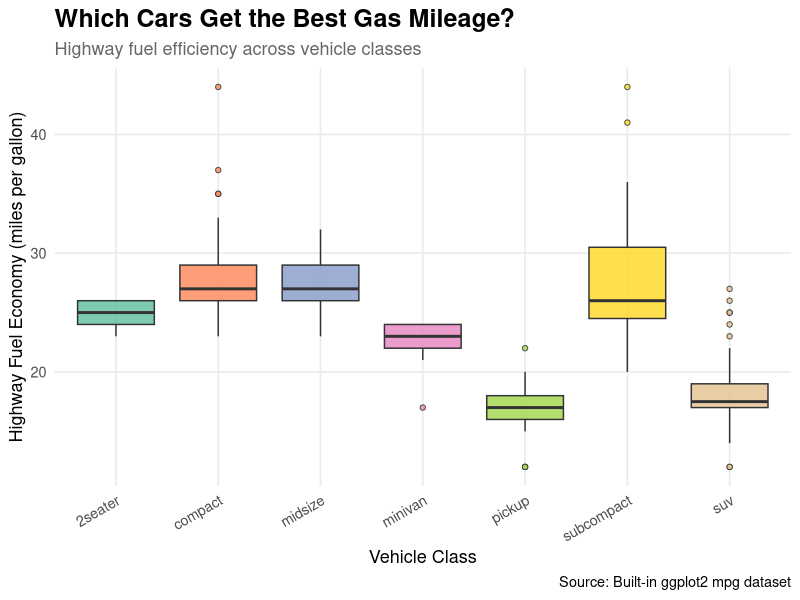

The R script that drew this image:
## ---- chunk 1
#| message: false

library(tidyverse)
## ---- chunk 2
#| message: false
#| fig-width: 9
#| fig-height: 6

ggplot(mpg, aes(x = class, y = hwy, fill = class)) +
  geom_boxplot(alpha = 0.85, outlier.shape = 21) +
  labs(
    title = "Which Cars Get the Best Gas Mileage?",
    subtitle = "Highway fuel efficiency across vehicle classes",
    x = "Vehicle Class",
    y = "Highway Fuel Economy (miles per gallon)",
    caption = "Source: Built-in ggplot2 mpg dataset"
  ) +
  scale_fill_brewer(palette = "Set2") +
  theme_minimal(base_size = 13) +
  theme(
    plot.title = element_text(face = "bold", size = 18),
    plot.subtitle = element_text(color = "gray40"),
    legend.position = "none",
    panel.grid.minor = element_blank(),
    axis.text.x = element_text(angle = 30, hjust = 1)
  )
